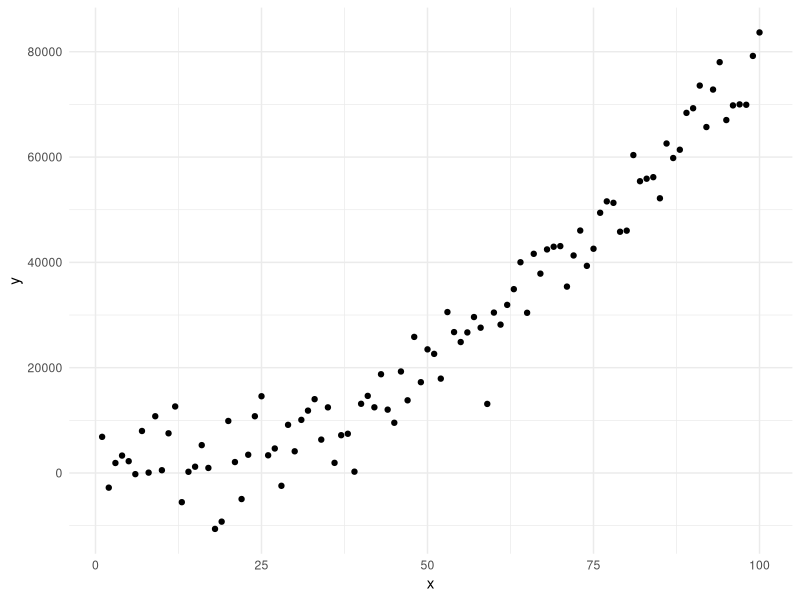
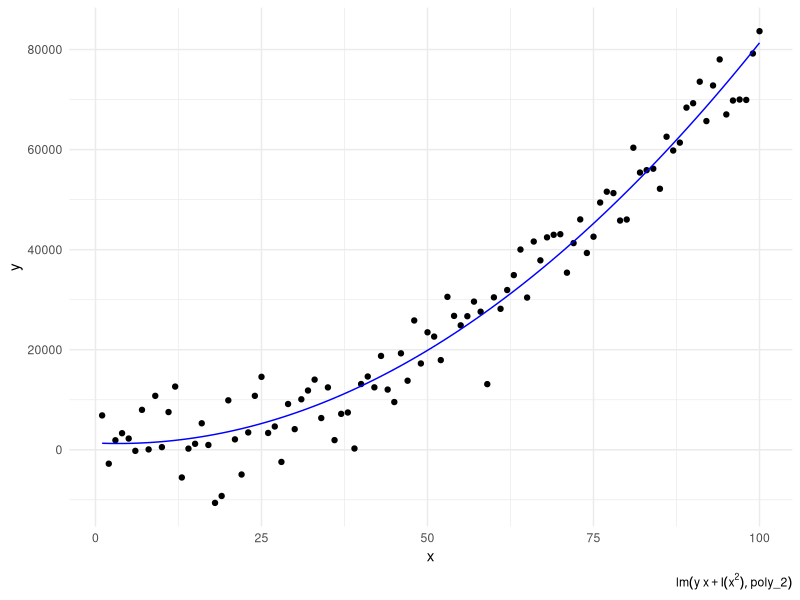
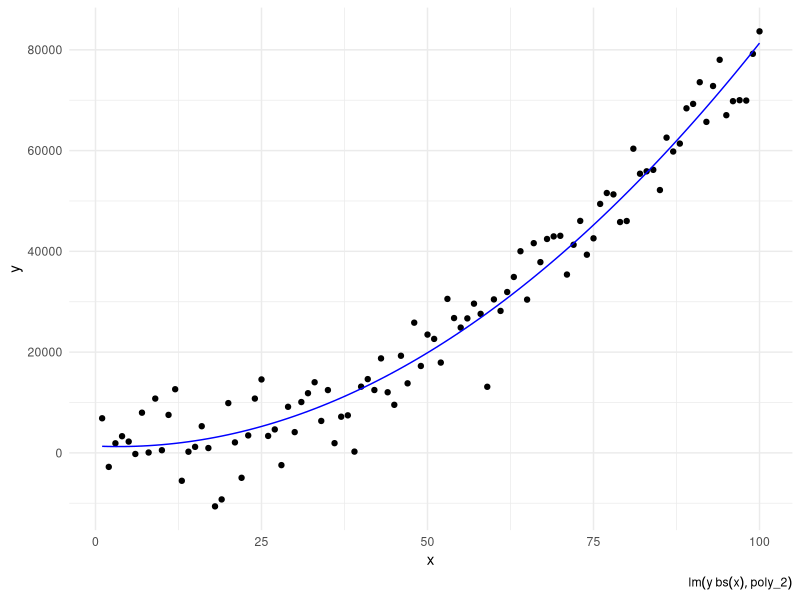
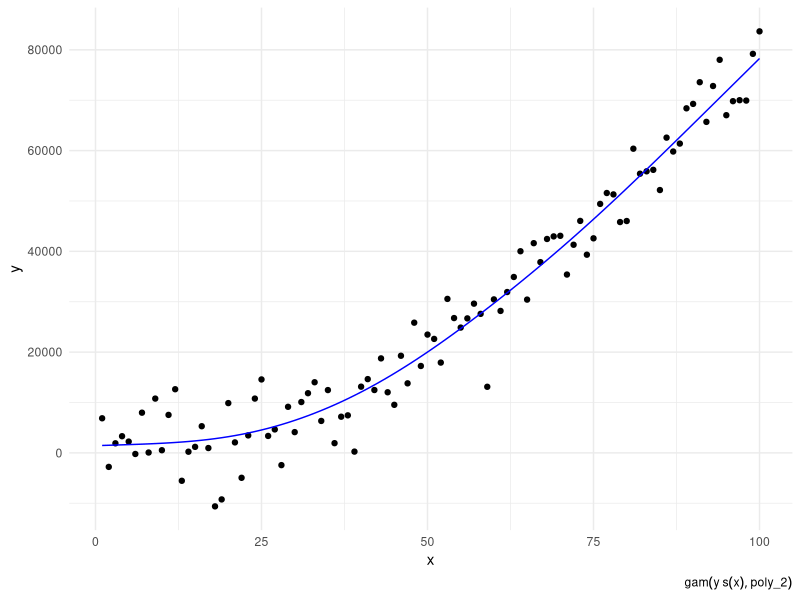

R code for these plots, in order:
## ---- chunk 1
knitr::opts_chunk$set(echo = TRUE, message = FALSE, fig.width = 9, fig.height = 5)
## ---- chunk 2
library(tidyverse)
library(splines)
library(mgcv)

theme_set(theme_minimal())
## ---- chunk 3
set.seed(42)
poly_2 <- tibble(x = 1:100,
                 y = 4*x + 8*x^2+rnorm(100, sd = 5000))

poly_2 %>% 
  ggplot(aes(x, y))+
  geom_point()

poly_2_fit1 <- lm(y ~ poly(x, 2, raw = TRUE), data = poly_2)
poly_2_fit2 <- lm(y ~ x+I(x^2), data = poly_2)

summary(poly_2_fit1)
summary(poly_2_fit2)

poly_2_fit2_values <- tibble(x = poly_2$x,
                             fit = poly_2_fit2$fitted.values)

poly_2 %>% 
  ggplot(aes(x, y))+
  geom_point()+
  geom_line(data = poly_2_fit2_values, aes(x = x, y = fit), color = "blue")+
  labs(caption = poly_2_fit2$call)
## ---- chunk 4
poly_2_fit3 <- lm(y ~ bs(x), data = poly_2)
summary(poly_2_fit3)

poly_2_fit3_values <- tibble(x = poly_2$x,
                             fit = poly_2_fit3$fitted.values)

poly_2 %>% 
  ggplot(aes(x, y))+
  geom_point()+
  geom_line(data = poly_2_fit2_values, aes(x = x, y = fit), color = "blue")+
  labs(caption = poly_2_fit3$call)
## ---- chunk 5
poly_2_fit4 <- gam(y ~ s(x), data = poly_2)
summary(poly_2_fit4)

fitted <- tibble(x = poly_2$x,
                 fit = poly_2_fit4$fitted.values)

poly_2 %>% 
  ggplot(aes(x, y))+
  geom_point()+
  geom_line(data = fitted, aes(x = x, y = fit), color = "blue")+
  labs(caption = poly_2_fit4$call)
